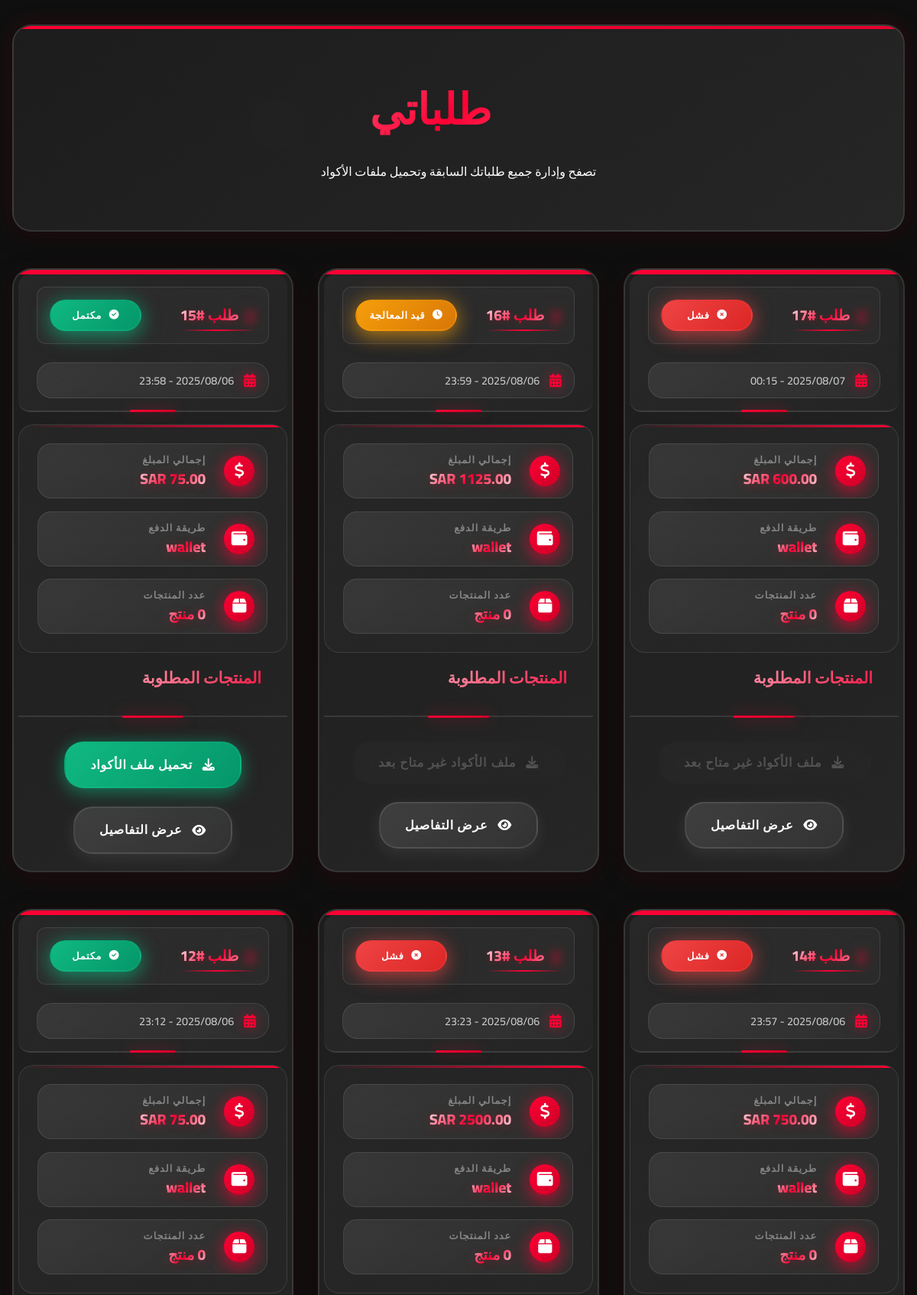
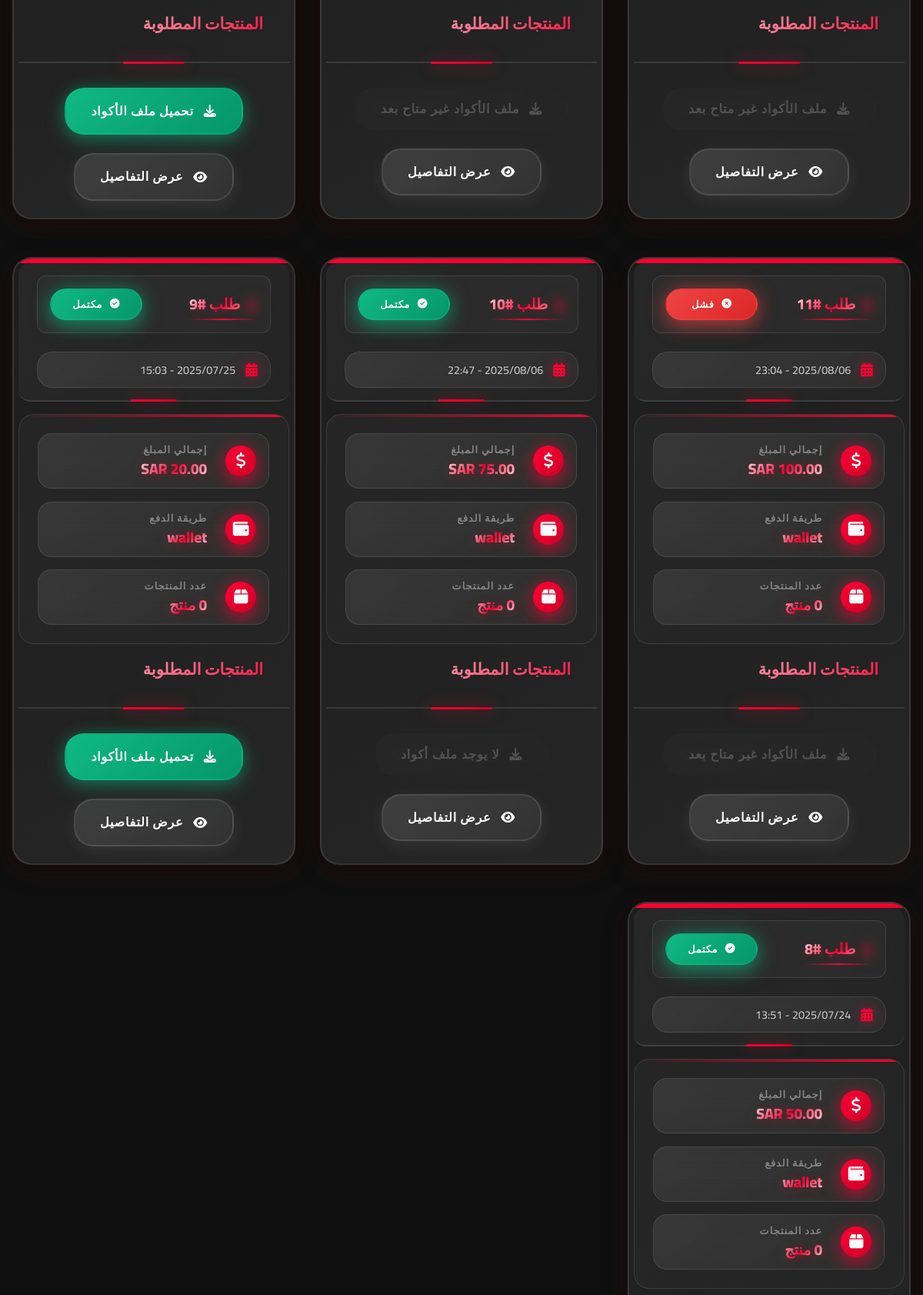
/my-orders (signed in, upper part), run on the app's committed database (2 pictures, top to bottom).
### models.py (models this page shows, shortened)
class Order(db.Model):
    id = db.Column(db.Integer, primary_key=True)
    user_id = db.Column(db.Integer, db.ForeignKey('user.id'), nullable=False)
    order_number = db.Column(db.String(50), unique=True, nullable=False)
    total_amount = db.Column(db.Numeric(10, 2), nullable=False)
    currency = db.Column(db.String(3), default='SAR')
    payment_method = db.Column(db.String(50))
    payment_status = db.Column(db.String(20), default='pending')
    order_status = db.Column(db.String(20), default='pending')
    created_at = db.Column(db.DateTime, default=datetime.utcnow)
    excel_file_path = db.Column(db.String(500))  # مسار ملف Excel المحفوظ
    items = db.relationship('OrderItem', backref='order', lazy=True)
    codes = db.relationship('ProductCode', backref='order', lazy=True)
    @property
    def status(self):
        return self.order_status

### routes.py (the view)
@main.route('/my-orders')
@login_required
def my_orders():
    page = request.args.get('page', 1, type=int)
    orders = Order.query.filter_by(user_id=current_user.id)\
                       .order_by(Order.created_at.desc())\
                       .paginate(page=page, per_page=10, error_out=False)
    return render_template('my_orders.html', orders=orders)

### templates/my_orders.html (shortened to what this page needs)
<!DOCTYPE html>
<html lang="ar" dir="rtl">
  <head>
    <link
      rel="stylesheet"
      href="https://cdnjs.cloudflare.com/ajax/libs/font-awesome/6.4.0/css/all.min.css"
    />
  </head>
  <body>
    <div class="orders-page es-bg-pattern">
      <div class="floating-icons" id="floatingIcons">
      </div>
      <div class="container">
        <div class="es-card page-header">
          <h1 class="es-heading page-title">
            <i class="fas fa-shopping-bag"></i>
            طلباتي
          </h1>
          <p class="es-text-secondary">
            تصفح وإدارة جميع طلباتك السابقة وتحميل ملفات الأكواد
          </p>
        </div>
        {% if orders.items %}
        <div class="es-grid">
          {% for order in orders.items %}
          <div class="order-card">
            <div class="card-header">
              <div class="order-info-row">
                <h3 class="order-id">
                  <i class="fas fa-receipt"></i>
                  طلب #{{ order.id }}
                </h3>
                <span
                  class="es-status-badge {% if order.status == 'completed' %}success {% elif order.status == 'pending' %}warning {% else %}danger{% endif %}"
                >
                  {% if order.status == 'completed' %}
                  <i class="fas fa-check-circle"></i> مكتمل {% elif order.status
                  == 'pending' %} <i class="fas fa-clock"></i> قيد المعالجة {%
                  else %} <i class="fas fa-times-circle"></i> فشل {% endif %}
                </span>
              </div>
              <div class="order-date">
                <i class="fas fa-calendar-alt"></i>
                {{ order.created_at.strftime('%Y/%m/%d - %H:%M') }}
              </div>
            </div>
            <div class="order-summary es-grid es-grid-3">
              <div class="summary-item">
                <div class="summary-icon">
                  <i class="fas fa-dollar-sign"></i>
                </div>
                <div class="summary-details">
                  <span class="summary-label">إجمالي المبلغ</span>
                  <span class="summary-value"
                    >{{ order.total_amount }} {{ order.currency }}</span
                  >
                </div>
              </div>
              <div class="summary-item">
                <div class="summary-icon">
                  {% if order.payment_method == 'credit_card' %}
                  <i class="fas fa-credit-card"></i>
                  {% elif order.payment_method == 'paypal' %}
                  <i class="fab fa-paypal"></i>
                  {% elif order.payment_method == 'bank_transfer' %}
                  <i class="fas fa-university"></i>
                  {% else %}
                  <i class="fas fa-wallet"></i>
                  {% endif %}
                </div>
                <div class="summary-details">
                  <span class="summary-label">طريقة الدفع</span>
                  <span class="summary-value">
                    {% if order.payment_method == 'credit_card' %} بطاقة ائتمان
                    {% elif order.payment_method == 'paypal' %} PayPal {% elif
                    order.payment_method == 'bank_transfer' %} تحويل بنكي {%
                    else %} {{ order.payment_method }} {% endif %}
                  </span>
                </div>
              </div>
              <div class="summary-item">
                <div class="summary-icon">
                  <i class="fas fa-box"></i>
                </div>
                <div class="summary-details">
                  <span class="summary-label">عدد المنتجات</span>
                  <span class="summary-value"
                    >{{ order.order_items|length }} منتج</span
                  >
                </div>
              </div>
            </div>
            <div class="order-items">
              <h4 class="items-title">
                <i class="fas fa-list"></i>
                المنتجات المطلوبة
              </h4>
            </div>
            <div class="order-actions">
              {% if order.excel_file_path and order.status == 'completed' %}
              <a
                href="{{ url_for('main.download_order_excel', order_id=order.id) }}"
                class="es-btn es-btn-success"
              >
                <i class="fas fa-download"></i>
                تحميل ملف الأكواد
              </a>
              {% else %}
              <button class="es-btn" disabled>
                <i class="fas fa-download"></i>
                {% if order.status != 'completed' %} ملف الأكواد غير متاح بعد {%
                else %} لا يوجد ملف أكواد {% endif %}
              </button>
              {% endif %}
              <a href="#" class="es-btn es-btn-secondary">
                <i class="fas fa-eye"></i>
                عرض التفاصيل
              </a>
            </div>
          </div>
          {% endfor %}
        </div>
        {% endif %}
      </div>
    </div>
  </body>
</html>

### data on the page
Order: id "17", order_status "pending_codes" (drawn), created_at "2025/08/07 - 00:15", currency "SAR", payment_method "wallet"
Order: id "16", order_status "pending" (drawn), created_at "2025/08/06 - 23:59", currency "SAR", payment_method "wallet"
Order: id "15", order_status "completed" (drawn), created_at "2025/08/06 - 23:58", currency "SAR", payment_method "wallet"
Order: id "14", order_status "pending_codes" (drawn), created_at "2025/08/06 - 23:57", currency "SAR", payment_method "wallet"
Order: id "13", order_status "pending_codes" (drawn), created_at "2025/08/06 - 23:23", currency "SAR", payment_method "wallet"
Order: id "12", order_status "completed" (drawn), created_at "2025/08/06 - 23:12", currency "SAR", payment_method "wallet"
Order: id "11", order_status "pending_codes" (drawn), created_at "2025/08/06 - 23:04", currency "SAR", payment_method "wallet"
Order: id "10", order_status "completed" (drawn), created_at "2025/08/06 - 22:47", currency "SAR", payment_method "wallet"
Order: id "9", order_status "completed" (drawn), created_at "2025/07/25 - 15:03", currency "SAR", payment_method "wallet"
Order: id "8", order_status "completed" (drawn), created_at "2025/07/24 - 13:51", currency "SAR", payment_method "wallet"
